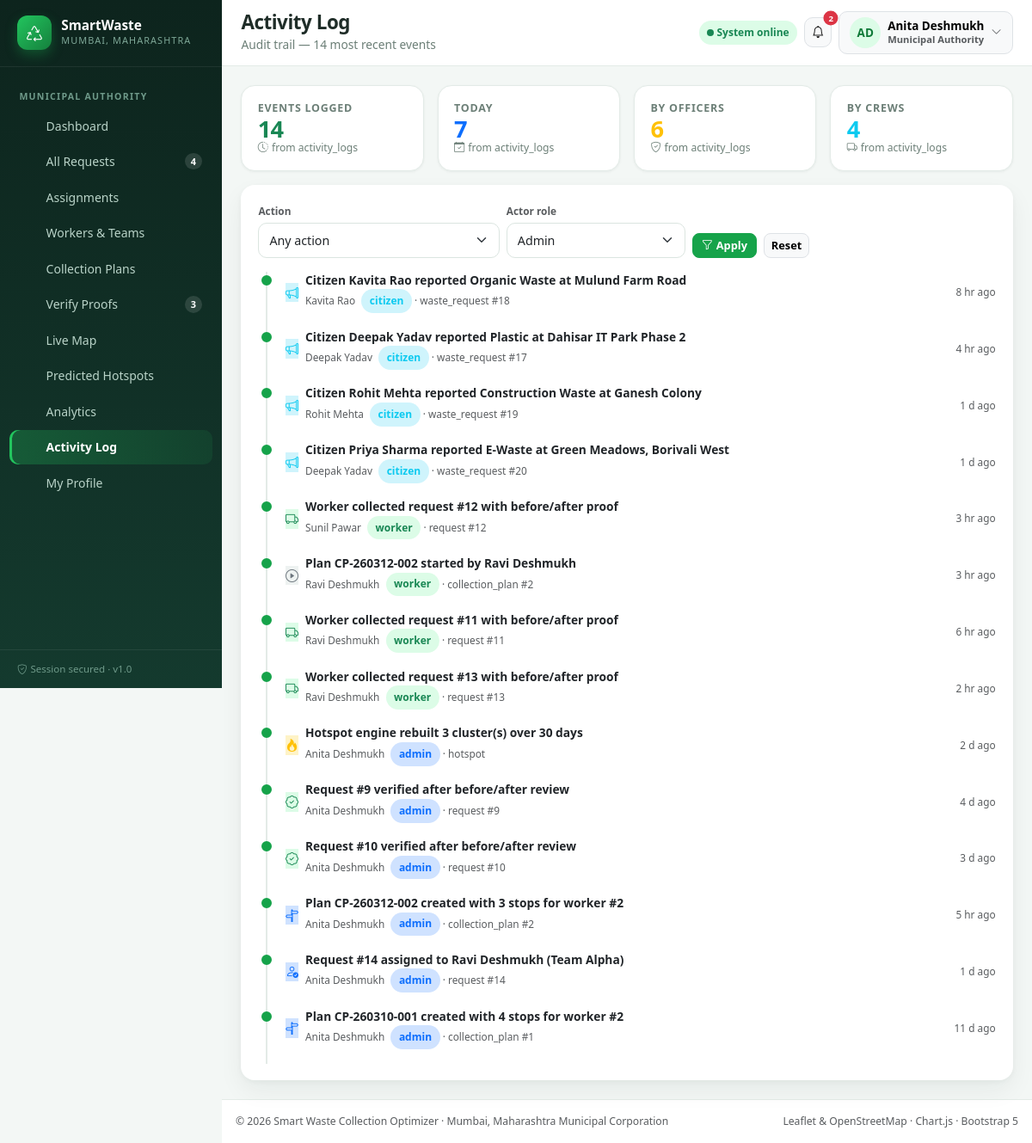
The app's page /admin/activity.php (signed in) with its own data.
### tables this page shows
CREATE TABLE `users` (
  `id`            INT UNSIGNED NOT NULL AUTO_INCREMENT,
  `full_name`     VARCHAR(120)  NOT NULL,
  `email`         VARCHAR(150)  NOT NULL,
  `password_hash` VARCHAR(255)  NOT NULL,           
  `phone`         VARCHAR(20)   DEFAULT NULL,
  `role`          ENUM('citizen','admin','worker') NOT NULL DEFAULT 'citizen',
  `status`        ENUM('active','inactive') NOT NULL DEFAULT 'active',
  `avatar`        VARCHAR(255)  DEFAULT NULL,
  `last_login_at` DATETIME      DEFAULT NULL,
  `password_reset_token`   VARCHAR(255) DEFAULT NULL,  
  `password_reset_expires` DATETIME     DEFAULT NULL,  
  `created_at`    TIMESTAMP     NOT NULL DEFAULT CURRENT_TIMESTAMP,
  `updated_at`    TIMESTAMP     NOT NULL DEFAULT CURRENT_TIMESTAMP ON UPDATE CURRENT_TIMESTAMP,
  PRIMARY KEY (`id`),
  UNIQUE KEY `uq_users_email` (`email`),
  KEY `idx_users_role` (`role`)
);

CREATE TABLE `activity_logs` (
  `id`          INT UNSIGNED NOT NULL AUTO_INCREMENT,
  `user_id`     INT UNSIGNED DEFAULT NULL,
  `actor_role`  VARCHAR(20)  DEFAULT NULL,
  `action`      VARCHAR(60)  NOT NULL,
  `entity_type` VARCHAR(40)  DEFAULT NULL,
  `entity_id`   INT UNSIGNED DEFAULT NULL,
  `description` VARCHAR(500) DEFAULT NULL,
  `ip_address`  VARCHAR(45)  DEFAULT NULL,
  `created_at`  TIMESTAMP NOT NULL DEFAULT CURRENT_TIMESTAMP,
  PRIMARY KEY (`id`),
  KEY `idx_log_created` (`created_at`),
  KEY `idx_log_entity` (`entity_type`,`entity_id`),
  KEY `idx_log_user` (`user_id`),
  CONSTRAINT `fk_log_user` FOREIGN KEY (`user_id`) REFERENCES `users` (`id`) ON DELETE SET NULL ON UPDATE CASCADE
);

### includes/functions.php (called while the page is built, shortened)
<?php
require_once __DIR__ . '/../config/database.php';
function e($value): string
{
    return htmlspecialchars((string) $value, ENT_QUOTES, 'UTF-8');
}
function time_ago(?string $dt): string
{
    $diff = time() - strtotime($dt);
    if ($diff < 86400)   return floor($diff / 3600) . ' hr ago';
    if ($diff < 2592000) return floor($diff / 86400) . ' d ago';
    return fmt_dt($dt, 'd M Y');
}

### includes/auth.php (called while the page is built, shortened)
<?php
require_once __DIR__ . '/functions.php';
function current_user_id(): ?int
{
    return isset($_SESSION['user_id']) ? (int) $_SESSION['user_id'] : null;
}
function current_role(): ?string
{
    return $_SESSION['role'] ?? null;
}
function current_user(): ?array
{
    $id = current_user_id();
    $cache = db_row('SELECT * FROM users WHERE id = ? AND status = "active"', [$id]);
    return $cache;
}

### config/database.php (called while the page is built, shortened)
<?php
function db(): PDO
{
    static $pdo = null;
    if ($pdo instanceof PDO) {
        return $pdo;
    }
    $dsn = sprintf(
        'mysql:host=%s;port=%s;dbname=%s;charset=%s',
        DB_HOST,
        DB_PORT,
        DB_NAME,
        DB_CHARSET
    );
    $options = [
        PDO::ATTR_ERRMODE            => PDO::ERRMODE_EXCEPTION,
        PDO::ATTR_DEFAULT_FETCH_MODE => PDO::FETCH_ASSOC,
        PDO::ATTR_EMULATE_PREPARES   => false,
        PDO::ATTR_STRINGIFY_FETCHES  => false,
    ];
    try {
        $pdo = new PDO($dsn, DB_USER, DB_PASS, $options);
    } catch (PDOException $e) {
        http_response_code(500);
        if (APP_DEBUG) {
            exit('Database connection failed: ' . $e->getMessage());
        }
        error_log('DB connection failed: ' . $e->getMessage());
        exit('Database connection failed. Please check config/database.php.');
    }
    return $pdo;
}
function db_query(string $sql, array $params = []): PDOStatement
{
    $stmt = db()->prepare($sql);
    $stmt->execute($params);
    return $stmt;
}
function db_row(string $sql, array $params = []): ?array
{
    $row = db_query($sql, $params)->fetch();
    return $row === false ? null : $row;
}
function db_all(string $sql, array $params = []): array
{
    return db_query($sql, $params)->fetchAll();
}
function db_value(string $sql, array $params = [], $default = null)
{
    $val = db_query($sql, $params)->fetchColumn();
    return $val === false ? $default : $val;
}

### admin/activity.php (the view, shortened to what this page needs)
<?php
require_once __DIR__ . '/../includes/auth.php';
$where = [];
$params = [];
$sqlWhere = $where ? 'WHERE ' . implode(' AND ', $where) : '';
$logs = db_all(
    "SELECT l.*, u.full_name
       FROM activity_logs l
       LEFT JOIN users u ON u.id = l.user_id
       $sqlWhere
      ORDER BY l.id DESC
      LIMIT 200",
    $params
);
$counts  = [
    'all'   => (int) db_value('SELECT COUNT(*) FROM activity_logs', [], 0),
    'today' => (int) db_value('SELECT COUNT(*) FROM activity_logs WHERE DATE(created_at) = CURDATE()', [], 0),
    'admins' => (int) db_value('SELECT COUNT(*) FROM activity_logs WHERE actor_role = "admin"', [], 0),
    'workers' => (int) db_value('SELECT COUNT(*) FROM activity_logs WHERE actor_role = "worker"', [], 0),
];
$ICON = [
    'login' => 'bi-box-arrow-in-right', 'logout' => 'bi-box-arrow-right',
    'register' => 'bi-person-plus', 'create_request' => 'bi-megaphone',
    'assign' => 'bi-person-check', 'plan_created' => 'bi-signpost-split',
    'plan_start' => 'bi-play-circle', 'plan_complete' => 'bi-check2-circle',
    'plan_cancel' => 'bi-x-circle', 'plan_assign' => 'bi-person-badge',
    'plan_reorder' => 'bi-arrow-down-up', 'collect' => 'bi-truck',
    'start_collection' => 'bi-play-fill', 'arrive' => 'bi-geo-alt-fill',
    'verify' => 'bi-patch-check', 'verify_reject' => 'bi-patch-exclamation',
    'reject' => 'bi-slash-circle', 'priority_override' => 'bi-graph-up-arrow',
    'status_change' => 'bi-arrow-repeat', 'cancel' => 'bi-x-circle',
    'hotspot_recompute' => 'bi-fire', 'upload_before' => 'bi-camera',
    'upload_after' => 'bi-camera-fill', 'upload_waste' => 'bi-image',
];
$COLOR = [
    'verify' => 'success', 'collect' => 'success', 'plan_complete' => 'success',
    'reject' => 'danger', 'verify_reject' => 'danger', 'cancel' => 'danger', 'plan_cancel' => 'danger',
    'assign' => 'primary', 'plan_created' => 'primary', 'create_request' => 'info',
    'hotspot_recompute' => 'warning', 'priority_override' => 'warning',
];
$pageTitle    = 'Activity Log';
$pageSubtitle = 'Audit trail — ' . count($logs) . ' most recent events';
$activeNav    = 'activity';
require __DIR__ . '/../includes/header.php';
?>
<div class="row g-3 mb-3">
  <?php foreach ([
      ['Events logged', $counts['all'], 'bi-clock-history', 'text-success'],
      ['Today', $counts['today'], 'bi-calendar-check', 'text-primary'],
      ['By officers', $counts['admins'], 'bi-shield-check', 'text-warning'],
      ['By crews', $counts['workers'], 'bi-truck', 'text-info'],
  ] as [$label, $value, $icon, $color]): ?>
    <div class="col-6 col-xl-3">
      <div class="kpi">
        <div class="kpi-label"><?= e($label) ?></div>
        <div class="kpi-value <?= $color ?>"><?= (int) $value ?></div>
        <div class="kpi-foot"><i class="bi <?= e($icon) ?> me-1"></i>from activity_logs</div>
      </div>
    </div>
  <?php endforeach; ?>
</div>
<div class="card card-soft">
  <div class="card-body">
    <form class="row g-2 align-items-end mb-3" method="get">
      <div class="col-md-4">
        <label class="form-label mb-1 text-muted" style="font-size:.74rem">Action</label>
        <select name="action" class="form-select form-select-sm">
          <option value="">Any action</option>
        </select>
      </div>
      <div class="col-md-3">
        <label class="form-label mb-1 text-muted" style="font-size:.74rem">Actor role</label>
        <select name="role" class="form-select form-select-sm">
          <?php foreach (['admin', 'worker', 'citizen', 'system'] as $r): ?>
            <option value="<?= $r ?>" <?= $role === $r ? 'selected' : '' ?>><?= ucfirst($r) ?></option>
          <?php endforeach; ?>
        </select>
      </div>
      <div class="col-md-2 d-flex gap-2">
        <button class="btn btn-sm btn-success w-100"><i class="bi bi-funnel me-1"></i>Apply</button>
        <a href="<?= e(APP_URL) ?>/admin/activity.php" class="btn btn-sm btn-light border">Reset</a>
      </div>
    </form>
    <?php if (!$logs): ?>
      <div class="empty-state">
        <i class="bi bi-clock-history"></i>
        <p class="mb-0 fw-600">No events match these filters.</p>
      </div>
    <?php else: ?>
      <div class="timeline">
        <?php foreach ($logs as $l):
            $icon  = $ICON[$l['action']] ?? 'bi-dot';
            $color = $COLOR[$l['action']] ?? 'secondary';
            $roleColor = ['admin' => 'primary', 'worker' => 'success', 'citizen' => 'info'][$l['actor_role']] ?? 'secondary'; ?>
          <div class="tl-item done">
            <div class="d-flex flex-wrap align-items-center gap-2">
              <span class="kpi-icon bg-<?= $color ?>-subtle"><i class="bi <?= e($icon) ?> text-<?= $color ?>"></i></span>
              <div class="flex-grow-1 min-w-0">
                <div class="fw-600" style="font-size:.86rem"><?= e($l['description'] ?: ucwords(str_replace('_', ' ', $l['action']))) ?></div>
                <div class="text-muted" style="font-size:.74rem">
                  <?= e($l['full_name'] ?: 'System') ?>
                  <span class="pill bg-<?= $roleColor ?>-subtle text-<?= $roleColor ?> ms-1"><?= e($l['actor_role'] ?: 'system') ?></span>
                  <?php if ($l['entity_type']): ?>
                    &middot; <?= e($l['entity_type']) ?><?= $l['entity_id'] ? ' #' . (int) $l['entity_id'] : '' ?>
                  <?php endif; ?>
                </div>
              </div>
              <span class="text-muted text-nowrap" style="font-size:.74rem"><?= e(time_ago($l['created_at'])) ?></span>
            </div>
          </div>
        <?php endforeach; ?>
      </div>
    <?php endif; ?>
  </div>
</div>
<?php require __DIR__ . '/../includes/footer.php';

### includes/header.php (shortened to what this page needs)
<?php
require_once __DIR__ . '/auth.php';
$pageTitle    = $pageTitle    ?? APP_NAME;
$pageSubtitle = $pageSubtitle ?? '';
$activeNav    = $activeNav    ?? '';
$bodyClass    = $bodyClass    ?? '';
$user         = current_user();
$role         = current_role();
$unread = 0;
if ($user) {
    $unread = (int) db_value('SELECT COUNT(*) FROM notifications WHERE user_id = ? AND is_read = 0', [$user['id']], 0);
}
function nav_items(string $role): array
{
    if ($role === 'admin') {
        return [
            'overview' => ['bi-speedometer2', 'Dashboard',       '/admin/dashboard.php'],
            'requests' => ['bi-inbox',      'All Requests',    '/admin/requests.php'],
            'assign'   => ['bi-person-gear', 'Assignments',    '/admin/assignments.php'],
            'workers'  => ['bi-people',     'Workers & Teams', '/admin/workers.php'],
            'plans'    => ['bi-signpost-split', 'Collection Plans', '/admin/collection-plans.php'],
            'verify'   => ['bi-patch-check', 'Verify Proofs',  '/admin/verify.php'],
            'map'      => ['bi-map',        'Live Map',        '/admin/map.php'],
            'hotspots' => ['bi-fire',        'Predicted Hotspots', '/admin/hotspots.php'],
            'analytics'=> ['bi-bar-chart-line', 'Analytics',  '/admin/analytics.php'],
            'activity' => ['bi-clock-history', 'Activity Log', '/admin/activity.php'],
            'profile'  => ['bi-person-circle', 'My Profile', '/admin/profile.php'],
        ];
    }
    return [
        'home'    => ['bi-house-door',   'Dashboard',    '/citizen/dashboard.php'],
        'report'  => ['bi-megaphone',    'Report Waste', '/citizen/report.php'],
        'reqs'    => ['bi-list-ul',      'My Requests',  '/citizen/requests.php'],
        'track'   => ['bi-geo-alt',      'Track on Map', '/citizen/track.php'],
        'profile' => ['bi-person-circle','My Profile',   '/citizen/profile.php'],
    ];
}
$NAV = nav_items($role ?? 'citizen');
function nav_badge(string $key): ?int
{
    if ($key === 'requests' && current_role() === 'admin') {
        return (int) db_value('SELECT COUNT(*) FROM waste_requests WHERE status IN ("pending","prioritized")', [], 0);
    }
    if ($key === 'verify' && current_role() === 'admin') {
        return (int) db_value('SELECT COUNT(*) FROM waste_requests WHERE status = "collected"', [], 0);
    }
    return null;
}
$roleLabel = ['admin' => 'Municipal Authority', 'worker' => 'Collection Team', 'citizen' => 'Citizen'][$role ?? 'citizen'] ?? 'Guest';
$initials = function_exists('mb_substr')
    ? mb_strtoupper(mb_substr($user['full_name'] ?? 'G', 0, 1) . mb_substr(explode(' ', $user['full_name'] ?? 'U')[1] ?? '', 0, 1))
    : strtoupper(substr($user['full_name'] ?? 'G', 0, 2));
?>
<!DOCTYPE html>
<html lang="en">
<head>
<link href="https://cdn.jsdelivr.net/npm/bootstrap@5.3.3/dist/css/bootstrap.min.css" rel="stylesheet">
<link href="https://cdn.jsdelivr.net/npm/bootstrap-icons@1.11.3/font/bootstrap-icons.min.css" rel="stylesheet">
<link href="https://unpkg.com/leaflet@1.9.4/dist/leaflet.css" rel="stylesheet">
<link href="<?= APP_URL ?>/assets/css/style.css" rel="stylesheet">
</head>
<body class="<?= e($bodyClass) ?>">
<div class="app-shell">
  <aside class="sidebar" id="appSidebar">
    <div class="sidebar-brand">
      <div class="logo"><i class="bi bi-recycle"></i></div>
      <div>
        <div class="brand-name"><?= e(APP_SHORT) ?></div>
        <div class="brand-sub"><?= e(APP_CITY) ?></div>
      </div>
    </div>
    <nav class="sidebar-nav">
      <div class="nav-label"><?= e($roleLabel) ?></div>
      <?php foreach ($NAV as $key => [$icon, $label, $url]):
        $badge = nav_badge($key); ?>
        <a class="nav-link <?= $activeNav === $key ? 'active' : '' ?>" href="<?= e(APP_URL . $url) ?>">
          <i class="bi bi-<?= e($icon) ?>"></i><span><?= e($label) ?></span>
          <?php if ($badge): ?><span class="count"><?= $badge ?></span><?php endif; ?>
        </a>
      <?php endforeach; ?>
    </nav>
    <div class="sidebar-footer">
      <i class="bi bi-shield-check me-1"></i>Session secured &middot; v1.0
    </div>
  </aside>
  <div class="app-main">
    <header class="topbar">
      <div class="flex-grow-1 min-w-0">
        <h1 class="page-title text-truncate"><?= e($pageTitle) ?></h1>
        <?php if ($pageSubtitle): ?>
          <p class="page-sub text-truncate"><?= e($pageSubtitle) ?></p>
        <?php endif; ?>
      </div>
      <div class="d-flex align-items-center gap-2">
        <span class="d-none d-md-inline pill bg-success-subtle text-success">
          <span class="status-dot bg-success"></span> System online
        </span>
        <div class="dropdown">
          <button class="btn btn-light border position-relative px-2" data-bs-toggle="dropdown" aria-label="Notifications">
            <i class="bi bi-bell"></i>
            <?php if ($unread > 0): ?>
              <span class="position-absolute top-0 start-100 translate-middle badge rounded-pill bg-danger" style="font-size:.6rem">
                <?= $unread > 9 ? '9+' : $unread ?>
              </span>
            <?php endif; ?>
          </button>
        </div>
        <div class="dropdown">
          <button class="btn btn-light border d-flex align-items-center gap-2" data-bs-toggle="dropdown">
            <span class="avatar-circle"><?= e($initials) ?></span>
            <span class="d-none d-sm-inline text-start lh-sm">
              <span class="d-block fw-600" style="font-size:.84rem"><?= e($user['full_name'] ?? 'Guest') ?></span>
              <span class="d-block text-muted" style="font-size:.7rem"><?= e($roleLabel) ?></span>
            </span>
            <i class="bi bi-chevron-down small text-muted"></i>
          </button>
        </div>
      </div>
    </header>
    <main class="content">

### includes/footer.php (shortened to what this page needs)
</main>
    <footer class="px-3 py-3 text-muted d-flex flex-wrap gap-2 justify-content-between"
            style="font-size:.76rem;border-top:1px solid var(--sw-line);background:#fff">
      <span>&copy; <?= date('Y') ?> <?= e(APP_NAME) ?> &middot; <?= e(APP_CITY) ?> Municipal Corporation</span>
      <span>Leaflet &amp; OpenStreetMap &middot; Chart.js &middot; Bootstrap 5</span>
    </footer>
  </div>
</div>
<div class="toast-container position-fixed bottom-0 end-0 p-3">
</div>
</body>
</html>

### records on screen
users: full_name "AD", full_name "Anita Deshmukh"
activity_logs: description "Citizen Kavita Rao reported Organic Waste at Mulund Farm Road", user.full_name "Kavita Rao", actor_role "citizen", entity_type "waste_request", entity "18", created_at "8 hr ago"
activity_logs: description "Citizen Deepak Yadav reported Plastic at Dahisar IT Park Phase 2", user.full_name "Deepak Yadav", actor_role "citizen", entity_type "waste_request", entity "17", created_at "4 hr ago"
activity_logs: description "Citizen Rohit Mehta reported Construction Waste at Ganesh Colony", user.full_name "Rohit Mehta", actor_role "citizen", entity_type "waste_request", entity "19", created_at "1 d ago"
activity_logs: description "Citizen Priya Sharma reported E-Waste at Green Meadows, Borivali West", user.full_name "Deepak Yadav", actor_role "citizen", entity_type "waste_request", entity "20", created_at "1 d ago"
activity_logs: description "Worker collected request #12 with before/after proof", user.full_name "Sunil Pawar", actor_role "worker", entity_type "request", entity "12", created_at "3 hr ago"
activity_logs: description "Plan CP-260312-002 started by Ravi Deshmukh", user.full_name "Ravi Deshmukh", actor_role "worker", entity_type "collection_plan", entity "2", created_at "3 hr ago"
activity_logs: description "Worker collected request #11 with before/after proof", user.full_name "Ravi Deshmukh", actor_role "worker", entity_type "request", entity "11", created_at "6 hr ago"
activity_logs: description "Worker collected request #13 with before/after proof", user.full_name "Ravi Deshmukh", actor_role "worker", entity_type "request", entity "13", created_at "2 hr ago"
activity_logs: description "Hotspot engine rebuilt 3 cluster(s) over 30 days", user.full_name "Anita Deshmukh", actor_role "admin", entity_type "hotspot", created_at "2 d ago"
activity_logs: description "Request #9 verified after before/after review", user.full_name "Anita Deshmukh", actor_role "admin", entity_type "request", entity "9", created_at "4 d ago"
activity_logs: description "Request #10 verified after before/after review", user.full_name "Anita Deshmukh", actor_role "admin", entity_type "request", entity "10", created_at "3 d ago"
activity_logs: description "Plan CP-260312-002 created with 3 stops for worker #2", user.full_name "Anita Deshmukh", actor_role "admin", entity_type "collection_plan", entity "2", created_at "5 hr ago"
activity_logs: description "Request #14 assigned to Ravi Deshmukh (Team Alpha)", user.full_name "Anita Deshmukh", actor_role "admin", entity_type "request", entity "14", created_at "1 d ago"
activity_logs: description "Plan CP-260310-001 created with 4 stops for worker #2", user.full_name "Anita Deshmukh", actor_role "admin", entity_type "collection_plan", entity "1", created_at "11 d ago"

### other values on screen
APP_SHORT "SmartWaste"
APP_CITY "MUMBAI, MAHARASHTRA"
$roleLabel "MUNICIPAL AUTHORITY"
$label "Dashboard"
$label "All Requests"
$badge "4"
$label "Assignments"
$label "Workers & Teams"
$label "Collection Plans"
$label "Verify Proofs"
$badge "3"
$label "Live Map"
$label "Predicted Hotspots"
$label "Analytics"
$label "Activity Log"
